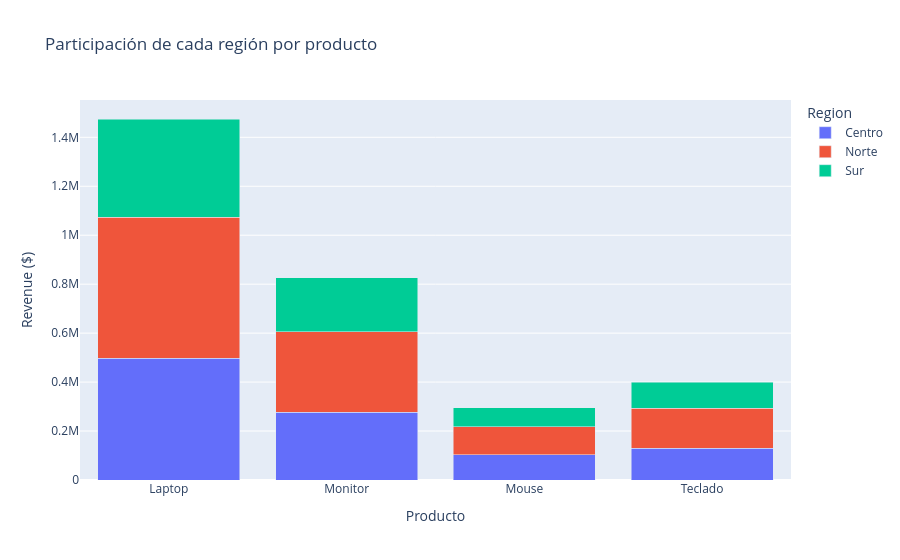

Notebook code cell kept with this figure:
### Code cell
# Barras apiladas al 100% — muestra proporciones
fig = px.bar(
    rev_prod_reg,
    x='Producto', y='Revenue', color='Region',
    barmode='stack',
    title='Participación de cada región por producto',
    labels={'Revenue': 'Revenue ($)'},
)
fig.show()

### Figure 1 — Plotly figure (JSON) as saved in the notebook; plotly's stock layout.template omitted (floating-point values rounded to 4 significant figures)
{"data": [{"hovertemplate": "Region=Centro<br>Producto=%{x}<br>Revenue ($)=%{y}<extra></extra>", "legendgroup": "Centro", "marker": {"color": "#636efa", "pattern": {"shape": ""}}, "name": "Centro", "orientation": "v", "showlegend": true, "textposition": "auto", "type": "bar", "x": ["Laptop", "Monitor", "Mouse", "Teclado"], "xaxis": "x", "y": [498000, 277600, 102900, 128880], "yaxis": "y"}, {"hovertemplate": "Region=Norte<br>Producto=%{x}<br>Revenue ($)=%{y}<extra></extra>", "legendgroup": "Norte", "marker": {"color": "#EF553B", "pattern": {"shape": ""}}, "name": "Norte", "orientation": "v", "showlegend": true, "textposition": "auto", "type": "bar", "x": ["Laptop", "Monitor", "Mouse", "Teclado"], "xaxis": "x", "y": [576000, 327600, 114695, 164080], "yaxis": "y"}, {"hovertemplate": "Region=Sur<br>Producto=%{x}<br>Revenue ($)=%{y}<extra></extra>", "legendgroup": "Sur", "marker": {"color": "#00cc96", "pattern": {"shape": ""}}, "name": "Sur", "orientation": "v", "showlegend": true, "textposition": "auto", "type": "bar", "x": ["Laptop", "Monitor", "Mouse", "Teclado"], "xaxis": "x", "y": [400800, 222000, 76895, 107040], "yaxis": "y"}], "layout": {"barmode": "stack", "legend": {"title": {"text": "Region"}, "tracegroupgap": 0}, "title": {"text": "Participación de cada región por producto"}, "xaxis": {"anchor": "y", "domain": [0, 1], "title": {"text": "Producto"}}, "yaxis": {"anchor": "x", "domain": [0, 1], "title": {"text": "Revenue ($)"}}}}
